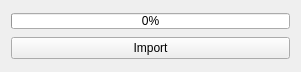
<?xml version="1.0" encoding="UTF-8"?>
<ui version="4.0">
 <class>QtDcmImportWidget</class>
 <widget class="QWidget" name="QtDcmImportWidget">
  <property name="geometry">
   <rect>
    <x>0</x>
    <y>0</y>
    <width>301</width>
    <height>72</height>
   </rect>
  </property>
  <property name="minimumSize">
   <size>
    <width>0</width>
    <height>72</height>
   </size>
  </property>
  <property name="maximumSize">
   <size>
    <width>16777215</width>
    <height>72</height>
   </size>
  </property>
  <property name="windowTitle">
   <string>Form</string>
  </property>
  <layout class="QGridLayout" name="gridLayout">
   <item row="0" column="0">
    <widget class="QProgressBar" name="importProgressBar">
     <property name="maximumSize">
      <size>
       <width>300</width>
       <height>16</height>
      </size>
     </property>
     <property name="value">
      <number>0</number>
     </property>
    </widget>
   </item>
   <item row="1" column="0">
    <widget class="QPushButton" name="importButton">
     <property name="maximumSize">
      <size>
       <width>300</width>
       <height>16777215</height>
      </size>
     </property>
     <property name="focusPolicy">
      <enum>Qt::NoFocus</enum>
     </property>
     <property name="text">
      <string>Import</string>
     </property>
     <property name="icon">
      <iconset>
       <normaloff>:/Images/save.svg</normaloff>:/Images/save.svg</iconset>
     </property>
    </widget>
   </item>
  </layout>
 </widget>
 <resources/>
 <connections/>
</ui>
